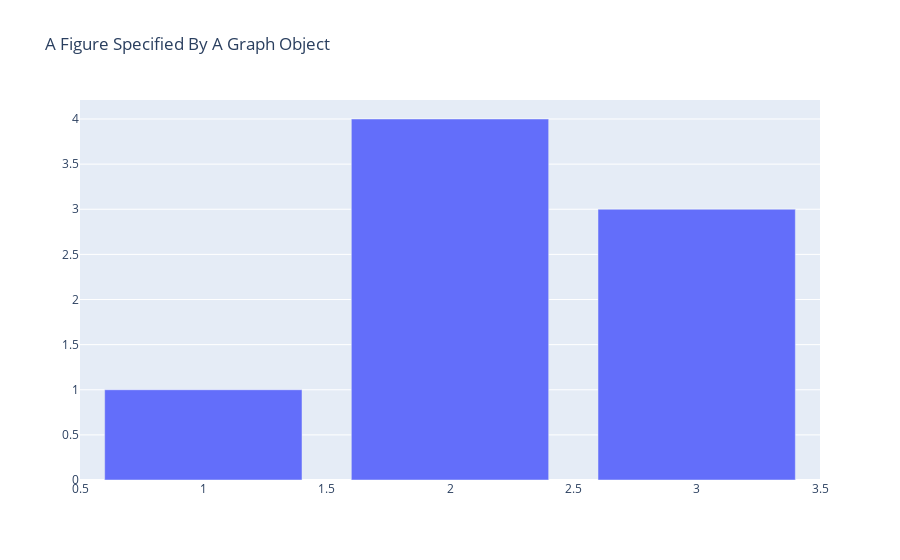

Here is the notebook cell this chart was saved with:
### Code cell
import plotly.graph_objects as go

fig = go.Figure(
    data=[go.Bar(x=[1, 2, 3], y=[1, 4, 3])],
    layout=go.Layout(
        title=go.layout.Title(text="A Figure Specified By A Graph Object")
    )
)

fig.show()

### Figure 1 — Plotly figure (JSON) as saved in the notebook; plotly's stock layout.template omitted (floating-point values rounded to 4 significant figures)
{"data": [{"type": "bar", "x": [1, 2, 3], "y": [1, 4, 3]}], "layout": {"autosize": true, "title": {"text": "A Figure Specified By A Graph Object"}, "xaxis": {"autorange": true, "range": [0.5, 3.5], "type": "linear"}, "yaxis": {"autorange": true, "range": [0, 4.211], "type": "linear"}}}
